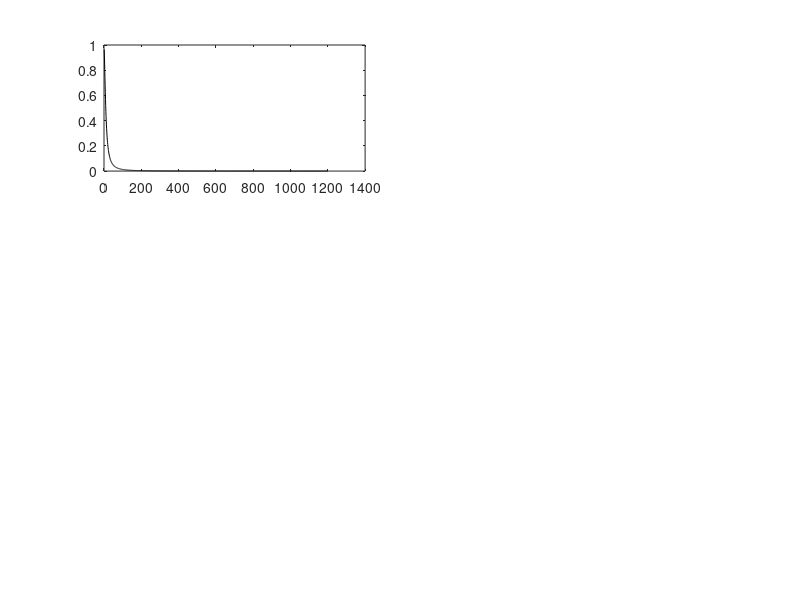

This figure's MATLAB source: (Note: this script raises an error after producing the figure.)


close all
figure('Position',[100,100,750,650]);
Q = 10;
N = 1200 ;
fs = 10;
Order = @(x,n) 1/(n-1)*(n-sum(x.^2).^2./sum(x.^4));


alphaS = [0.1,1,1,10,50,200];

for n = 0:5
    
    subplot(3,2,n+1)
    
    for i=1:200    
        alpha = alphaS(n+1);
        rs = rand(3,1)*5+1;
        r1s = rs(1); r2s = rs(2);r3s = rs(3);

        for j = 1:N
            c1 = r1s(end).^4;
            c2 = r2s(end).^4;

            r1s = [r1s,r1s(end) + alpha*Q/r1s(end).^n];
            r2s = [r2s,r2s(end) + alpha*Q/r2s(end).^n];
            r3s = [r3s,r3s(end) + alpha*Q/r3s(end).^n];

        end    

        c1s = r1s.^4;
        c2s = r2s.^4;
        c3s = r3s.^4;
        q = [c1s./(c1s + c2s); c2s./(c1s + c2s)]; 
        order = Order(q,2);
        
        p1 = plot(order,'-k'); hold on;
        p1.Color(4) = 0.2;

    end
    drawnow
    xlim([0,N]);

    xlabel('Iteration','Interpreter','latex');
    ylabel('$\mathcal{O}(\Delta P)$','Interpreter','latex');
    set(gca,'TickLabelInterpreter','latex');
    set(gca,'fontSize',fs);
    title(sprintf('$n=%d$',n),'Interpreter','latex');
end
    
% plot([0,4000],[1/3,1/3],'-r','LineWidth',3)